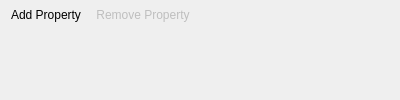
<?xml version="1.0" encoding="UTF-8"?>
<ui version="4.0">
 <class>PropertyEditor</class>
 <widget class="QWidget" name="PropertyEditor">
  <property name="geometry">
   <rect>
    <x>0</x>
    <y>0</y>
    <width>400</width>
    <height>100</height>
   </rect>
  </property>
  <property name="windowTitle">
   <string>Form</string>
  </property>
  <layout class="QVBoxLayout" name="verticalLayout">
   <property name="spacing">
    <number>1</number>
   </property>
   <property name="leftMargin">
    <number>0</number>
   </property>
   <property name="topMargin">
    <number>0</number>
   </property>
   <property name="rightMargin">
    <number>0</number>
   </property>
   <property name="bottomMargin">
    <number>0</number>
   </property>
   <item>
    <widget class="QToolBar" name="toolBar">
     <property name="floatable">
      <bool>false</bool>
     </property>
     <addaction name="actionAddProperty"/>
     <addaction name="actionRemoveProperty"/>
    </widget>
   </item>
   <item>
    <widget class="QtTreePropertyBrowser" name="propertyBrowser" native="true">
     <property name="sizePolicy">
      <sizepolicy hsizetype="Expanding" vsizetype="Expanding">
       <horstretch>0</horstretch>
       <verstretch>0</verstretch>
      </sizepolicy>
     </property>
    </widget>
   </item>
  </layout>
  <action name="actionAddProperty">
   <property name="icon">
    <iconset theme="list-add">
     <normaloff/>
    </iconset>
   </property>
   <property name="text">
    <string>Add Property</string>
   </property>
  </action>
  <action name="actionRemoveProperty">
   <property name="enabled">
    <bool>false</bool>
   </property>
   <property name="icon">
    <iconset theme="list-remove">
     <normaloff/>
    </iconset>
   </property>
   <property name="text">
    <string>Remove Property</string>
   </property>
  </action>
  <action name="actionAddTextProperty">
   <property name="text">
    <string>Text</string>
   </property>
  </action>
  <action name="actionAddNumberProperty">
   <property name="text">
    <string>Number</string>
   </property>
  </action>
  <action name="actionAddBooleanProperty">
   <property name="text">
    <string>Boolean</string>
   </property>
  </action>
 </widget>
 <customwidgets>
  <customwidget>
   <class>QtTreePropertyBrowser</class>
   <extends>QWidget</extends>
   <header>Widgets/QtPropertyBrowser/qttreepropertybrowser.h</header>
   <container>1</container>
  </customwidget>
 </customwidgets>
 <resources/>
 <connections/>
</ui>
